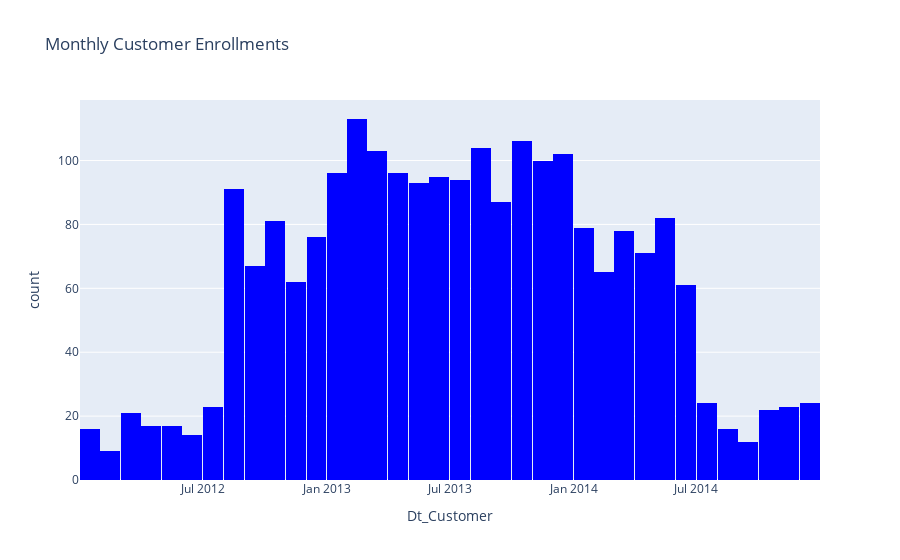

Write notebook code for a chart like this one.
### Code cell
#creating Histogram plot
fig = px.histogram(data, x="Dt_Customer", title="Monthly Customer Enrollments", color_discrete_sequence=["blue"])

fig.show()

### Figure 1 — Plotly figure (JSON) as saved in the notebook; plotly's stock layout.template omitted (floating-point values rounded to 4 significant figures; data arrays with more than 128 entries replaced by an {"elided": "..."} marker saying what was removed)
{"data": [{"alignmentgroup": "True", "bingroup": "x", "hovertemplate": "Dt_Customer=%{x}<br>count=%{y}<extra></extra>", "legendgroup": "", "marker": {"color": "blue", "pattern": {"shape": ""}}, "name": "", "offsetgroup": "", "orientation": "v", "showlegend": false, "type": "histogram", "x": {"elided": "2240 str values"}, "xaxis": "x", "yaxis": "y"}], "layout": {"barmode": "relative", "legend": {"tracegroupgap": 0}, "title": {"text": "Monthly Customer Enrollments"}, "xaxis": {"anchor": "y", "domain": [0.0, 1.0], "title": {"text": "Dt_Customer"}}, "yaxis": {"anchor": "x", "domain": [0.0, 1.0], "title": {"text": "count"}}}}
